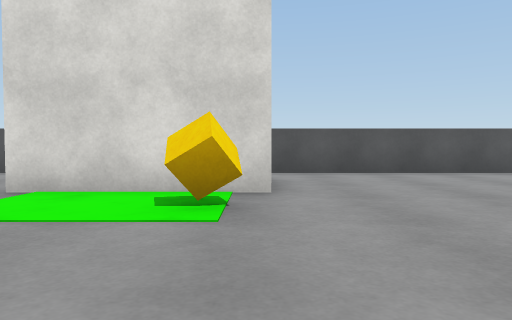
[1] (above)

20 first-person views from a walk through a Unity game level. The camera is 0.58 m above the floor, tilts 2° down and sees 70° across. The floor is counted in squares, 1 m on a side. Each view is taken from the middle of a square. On the plan, view 1 faces up. The plan holds only what a view shows up to about 10 squares ahead; the rest is blank. The player is left out. Surface patterns are stand-ins for the level's own textures.

[2]
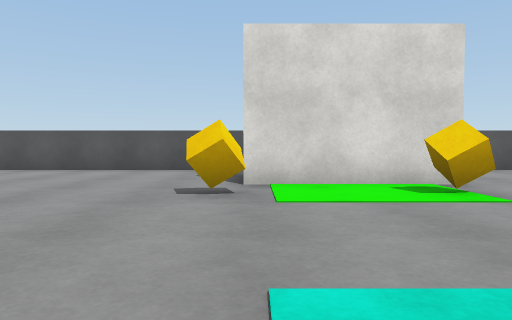

[3]
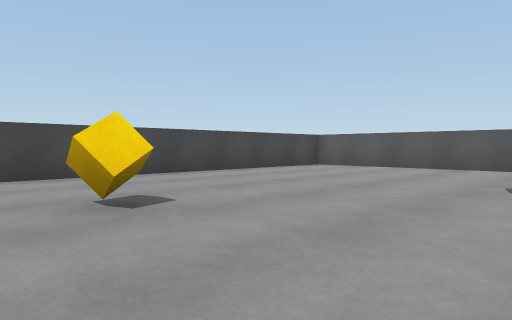

[4]
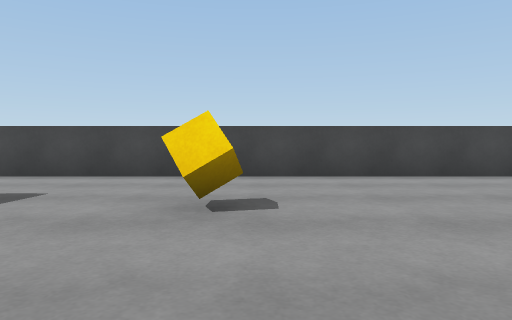

[5]
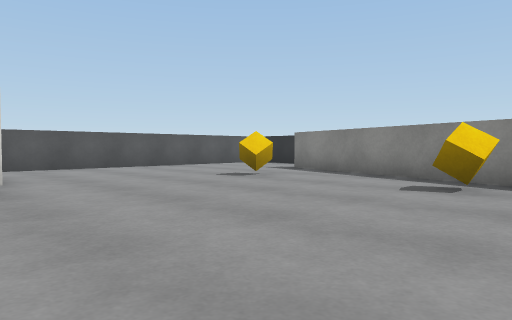

[6]
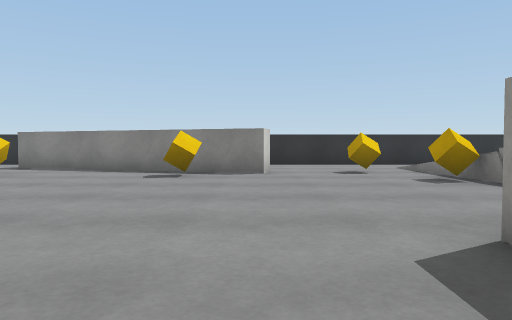

[7]
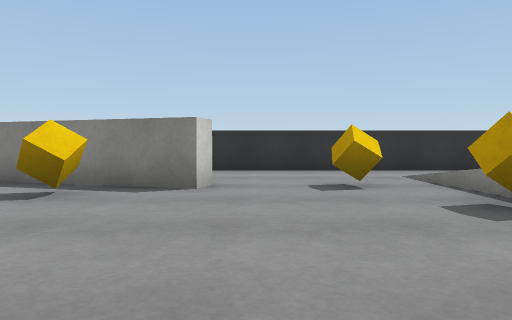

[8]
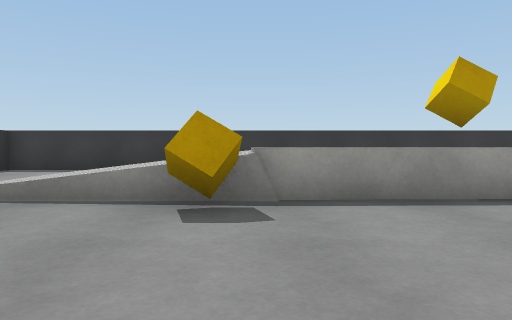

[9]
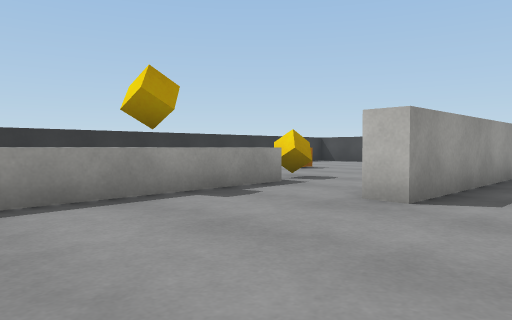

[10]
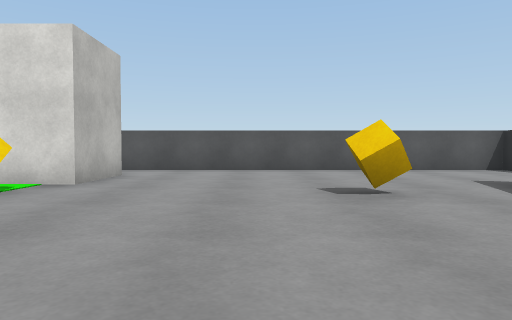

[11]
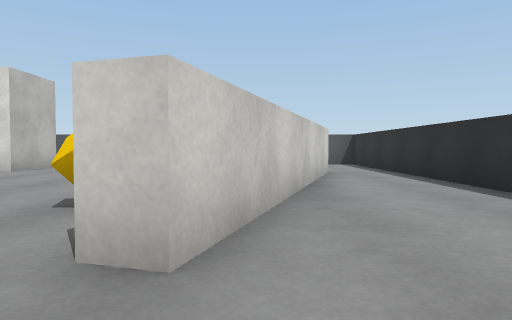

[12]
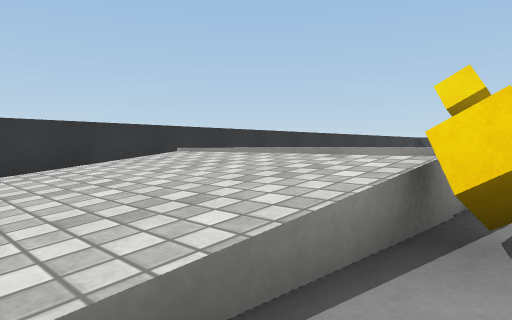

[13]
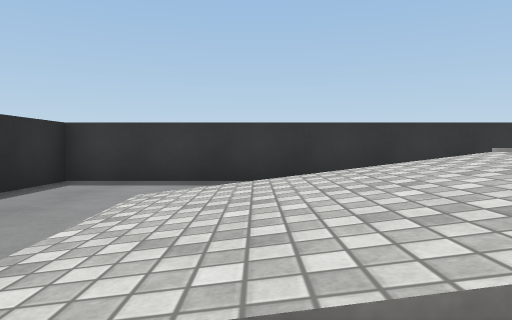

[14]
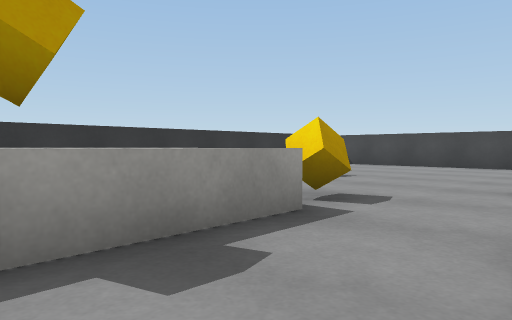

[15]
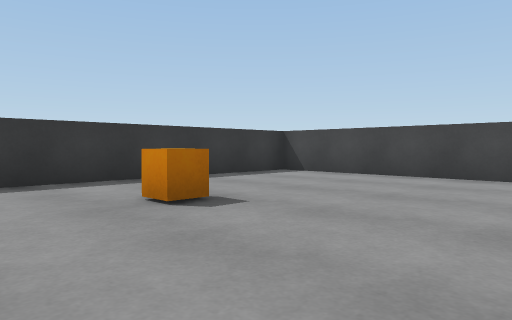

[16]
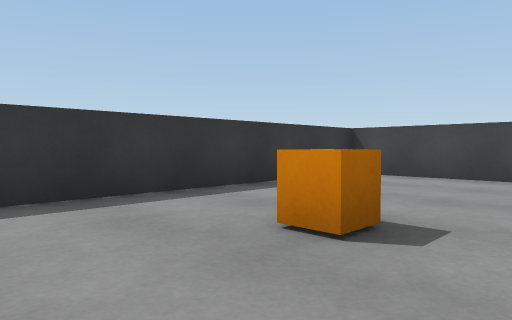

[17]
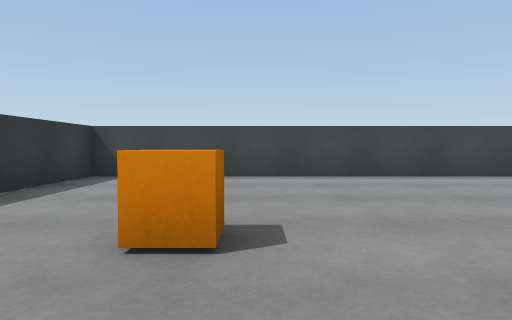

[18]
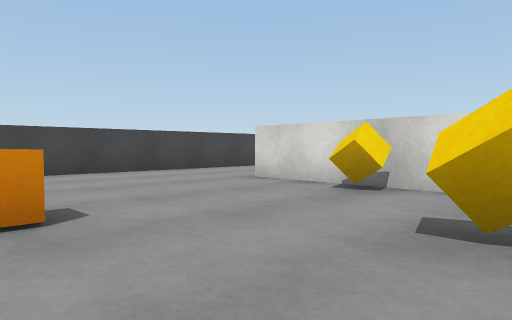

[19]
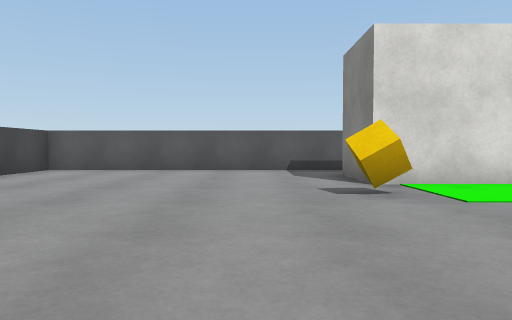

[20]
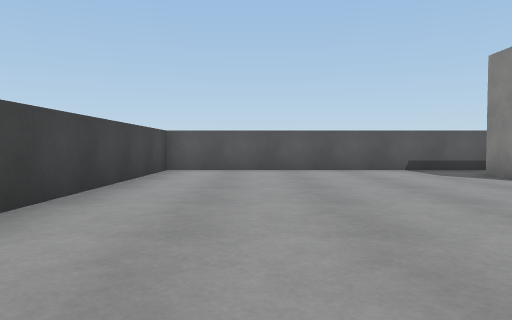

### Floor plan
Key: @ floor where view 1 was taken; # wall or solid block; . main floor; : floor 0.05 m higher than the main floor; / step, stairs or slope; = window, fence, low wall or low ledge; C cube; R orange cube.
Columns run from 11 left of view 1 to 9 right of it. Each row starts with its distance up from view 1.
  8 #####################
  7 #........  .........#
  6 #.......#  #........#
  5 #.......####........#
  4 #......C..C....C..#.#
  3 #.................#.#
  2 #................##.#
  1 #................#..#
  0 #...C......@...C.#..
 -1 #...............##..
 -2 #...............#...#
 -3 #....  .............#
 -4 #...#######.....C...#
 -5 #...................#
 -6 #.......C..CC.CC=//.#
 -7 #.........    ////:.#
 -8 #.....R...    ////:.#
 -9 #.........    ////:.#
-10 #........         ..#
-11 #.......         ...#
-12 #####################

Positions as (right, up) in squares from view 1, and headings:
1: (0, 0), facing up
2: (-3, -1), facing up
3: (-3, -2), facing up-left
4: (-3, 0), facing left
5: (-1, -2), facing up-right
6: (-3, -2), facing right
7: (0, -3), facing right
8: (3, -2), facing down
9: (3, -2), facing down-left
10: (3, -1), facing up
11: (6, -4), facing up
12: (6, -5), facing down-left
13: (6, -5), facing down
14: (1, -4), facing down-left
15: (-3, -5), facing down-left
16: (-3, -7), facing down-left
17: (-3, -8), facing left
18: (-2, -9), facing up-left
19: (-5, -1), facing up
20: (-8, -1), facing up
